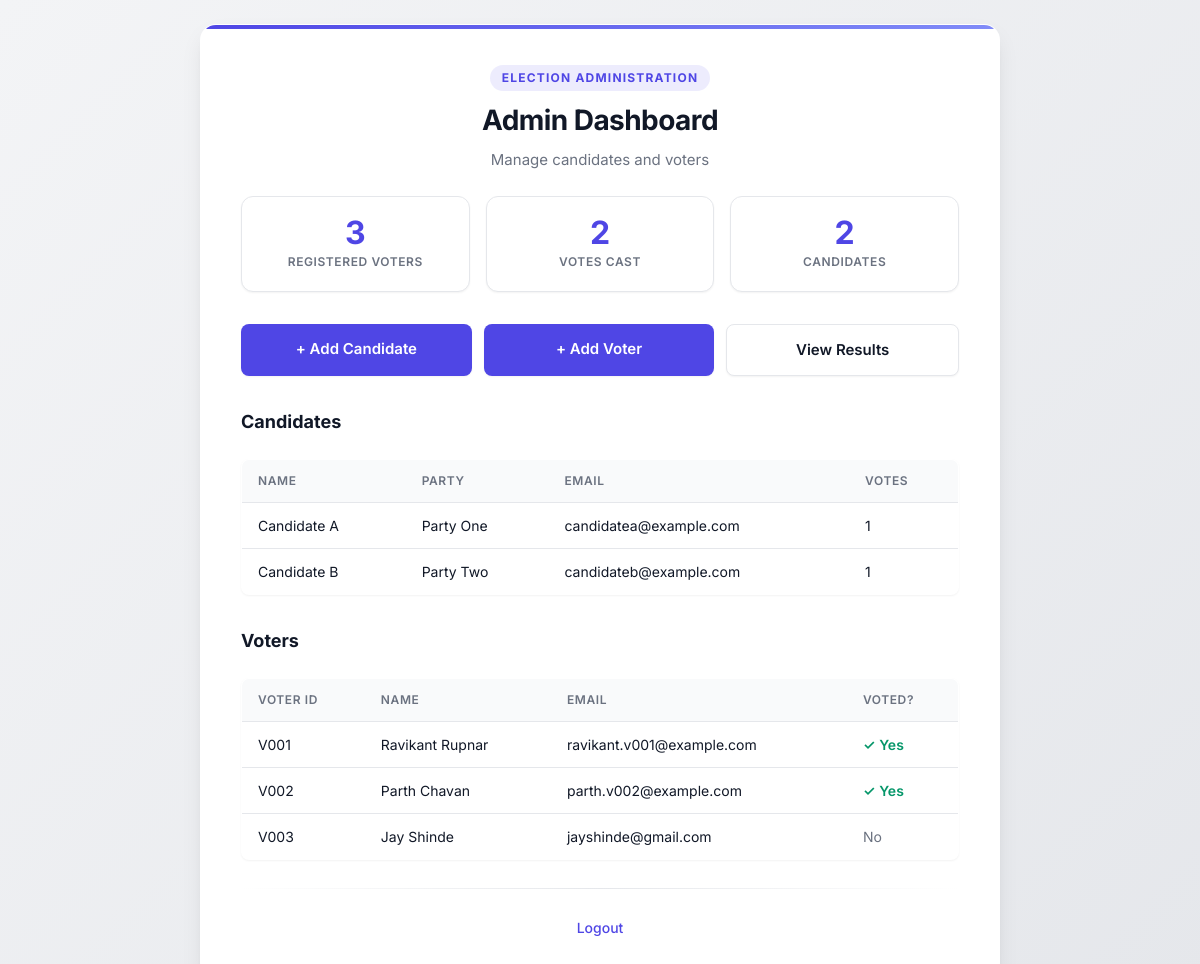
The app's page /admin/dashboard (signed in) with its own data.
### tables this page shows
CREATE TABLE candidates (
    id    INTEGER PRIMARY KEY AUTOINCREMENT,
    name  TEXT NOT NULL,
    party TEXT,
    email TEXT UNIQUE NOT NULL,
    votes INTEGER NOT NULL DEFAULT 0
);

CREATE TABLE voters (
    id        INTEGER PRIMARY KEY AUTOINCREMENT,
    voter_id  TEXT UNIQUE NOT NULL,
    name      TEXT NOT NULL,
    email     TEXT UNIQUE NOT NULL,
    password  TEXT NOT NULL,         -- stored as a hash, never plain text
    has_voted INTEGER NOT NULL DEFAULT 0
);

### app.py (the view)
@app.route('/admin/dashboard')
@admin_required
def admin_dashboard():
    conn = db()
    candidates = conn.execute("SELECT * FROM candidates ORDER BY id").fetchall()
    voters = conn.execute("SELECT * FROM voters ORDER BY id").fetchall()
    conn.close()
    return render_template('admin_dashboard.html', candidates=candidates, voters=voters)

### app.py (called while the page is built)
def db():
    conn = sqlite3.connect(DB_FILE)
    conn.row_factory = sqlite3.Row
    return conn

def admin_required(f):
    @wraps(f)
    def wrapper(*args, **kwargs):
        if session.get('role') != 'admin':
            flash("Please login as admin to access this page.")
            return redirect(url_for('admin_login'))
        return f(*args, **kwargs)
    return wrapper

### templates/admin_dashboard.html (shortened to what this page needs)
<!DOCTYPE html>
<html lang="en">
<head>
  <link rel="stylesheet" href="{{ url_for('static', filename='style.css') }}">
</head>
<body>
  <div class="container wide">
    <p class="eyebrow">Election Administration</p>
    <h1>Admin Dashboard</h1>
    <h2>Manage candidates and voters</h2>
    {% set voted_count = voters|selectattr('has_voted', 'equalto', 1)|list|length %}
    <div class="stat-row">
      <div class="stat-box">
        <div class="stat-num">{{ voters|length }}</div>
        <div class="stat-label">Registered Voters</div>
      </div>
      <div class="stat-box">
        <div class="stat-num">{{ voted_count }}</div>
        <div class="stat-label">Votes Cast</div>
      </div>
      <div class="stat-box">
        <div class="stat-num">{{ candidates|length }}</div>
        <div class="stat-label">Candidates</div>
      </div>
    </div>
    <div class="action-row">
      <a class="btn" href="{{ url_for('add_candidate') }}">+ Add Candidate</a>
      <a class="btn" href="{{ url_for('add_voter') }}">+ Add Voter</a>
      <a class="btn btn-secondary" href="{{ url_for('results') }}">View Results</a>
    </div>
    <p class="section-title">Candidates</p>
    <table class="data-table">
      <thead><tr><th>Name</th><th>Party</th><th>Email</th><th>Votes</th></tr></thead>
      <tbody>
        {% for c in candidates %}
          <tr>
            <td>{{ c['name'] }}</td>
            <td>{{ c['party'] }}</td>
            <td>{{ c['email'] }}</td>
            <td>{{ c['votes'] }}</td>
          </tr>
        {% else %}
          <tr><td colspan="4" class="empty-note">No candidates added yet.</td></tr>
        {% endfor %}
      </tbody>
    </table>
    <p class="section-title">Voters</p>
    <table class="data-table">
      <thead><tr><th>Voter ID</th><th>Name</th><th>Email</th><th>Voted?</th></tr></thead>
      <tbody>
        {% for v in voters %}
          <tr>
            <td>{{ v['voter_id'] }}</td>
            <td>{{ v['name'] }}</td>
            <td>{{ v['email'] }}</td>
            <td>
              {% if v['has_voted'] == 1 %}
                <span class="voted-yes">Yes</span>
              {% else %}
                <span class="voted-no">No</span>
              {% endif %}
            </td>
          </tr>
        {% else %}
          <tr><td colspan="4" class="empty-note">No voters added yet.</td></tr>
        {% endfor %}
      </tbody>
    </table>
    <hr class="tear-line">
    <p class="center-link"><a href="{{ url_for('logout') }}">Logout</a></p>
  </div>
</body>
</html>

### static/style.css (style rules this page uses)
:root { --color-bg: #f3f4f6; --color-card: #ffffff; --color-ink: #111827; --color-ink-soft: #6b7280; --color-accent: #4f46e5; --color-accent-dark: #4338ca; --color-success: #059669; --color-success-bg: #d1fae5; --color-error: #dc2626; --color-error-bg: #fee2e2; --color-line: #e5e7eb; --font-display: 'Inter', -apple-system, BlinkMacSystemFont, "Segoe UI", Roboto, sans-serif; --font-body: 'Inter', -apple-system, BlinkMacSystemFont, "Segoe UI", Roboto, sans-serif; --shadow-sm: 0 1px 2px 0 rgba(0, 0, 0, 0.05); --shadow-md: 0 4px 6px -1px rgba(0, 0, 0, 0.1), 0 2px 4px -1px rgba(0, 0, 0, 0.06); --shadow-lg: 0 10px 25px -5px rgba(0, 0, 0, 0.1), 0 8px 10px -6px rgba(0, 0, 0, 0.1); --shadow-focus: 0 0 0 4px rgba(79, 70, 229, 0.2); }
* { box-sizing: border-box; margin: 0; padding: 0; }
body { min-height: 100vh; font-family: var(--font-body); color: var(--color-ink); background-color: var(--color-bg); background-image: linear-gradient(135deg, #f3f4f6 0%, #e5e7eb 100%); display: flex; align-items: center; justify-content: center; padding: 24px; line-height: 1.5; }
.container { width: 100%; max-width: 480px; background: var(--color-card); border: 1px solid rgba(255, 255, 255, 0.5); border-radius: 16px; box-shadow: var(--shadow-lg); padding: 40px; position: relative; overflow: hidden; }
.container::before { content: ""; position: absolute; top: 0; left: 0; width: 100%; height: 4px; background: linear-gradient(90deg, var(--color-accent), #818cf8); }
.container.wide { max-width: 800px; }
.eyebrow { font-size: 12px; letter-spacing: 0.1em; text-transform: uppercase; color: var(--color-accent); text-align: center; margin: 0 0 8px; font-weight: 700; background: rgba(79, 70, 229, 0.1); display: inline-block; padding: 4px 12px; border-radius: 20px; width: fit-content; margin-left: auto; margin-right: auto; display: block; }
h1 { font-family: var(--font-display); font-size: 28px; font-weight: 700; text-align: center; letter-spacing: -0.02em; margin: 0 0 8px; }
h2 { font-size: 15px; font-weight: 400; text-align: center; color: var(--color-ink-soft); margin: 0 0 24px; }
.tear-line { border: none; height: 1px; background: linear-gradient(90deg, transparent, var(--color-line), transparent); margin: 28px 0; }
button, .btn { font-family: var(--font-body); font-size: 15px; font-weight: 600; padding: 14px 20px; border: none; border-radius: 8px; background: var(--color-accent); color: #fff; cursor: pointer; margin-top: 8px; text-align: center; text-decoration: none; display: inline-block; transition: all 0.2s ease; box-shadow: var(--shadow-sm); }
.btn-secondary { background: #ffffff; color: var(--color-ink); border: 1px solid var(--color-line); box-shadow: var(--shadow-sm); }
table.data-table { width: 100%; border-collapse: collapse; margin-top: 24px; background: #ffffff; border-radius: 8px; overflow: hidden; box-shadow: var(--shadow-sm); border: 1px solid var(--color-line); }
table.data-table th, table.data-table td { text-align: left; padding: 12px 16px; border-bottom: 1px solid var(--color-line); font-size: 14px; }
table.data-table th { font-size: 12px; font-weight: 600; text-transform: uppercase; letter-spacing: 0.05em; color: var(--color-ink-soft); background: #f9fafb; }
table.data-table tr:last-child td { border-bottom: none; }
.voted-yes { color: var(--color-success); font-weight: 600; display: inline-flex; align-items: center; gap: 4px; }
.voted-yes::before { content: "✓"; }
.voted-no { color: var(--color-ink-soft); }
.center-link { text-align: center; margin-top: 24px; font-size: 14px; }
.center-link a { color: var(--color-accent); text-decoration: none; font-weight: 500; transition: color 0.2s; }
.stat-row { display: flex; gap: 16px; margin-bottom: 24px; flex-wrap: wrap; }
.stat-box { flex: 1; min-width: 140px; border: 1px solid var(--color-line); border-radius: 12px; padding: 20px; text-align: center; background: #ffffff; box-shadow: var(--shadow-sm); transition: transform 0.2s ease; }
.stat-box .stat-num { font-family: var(--font-display); font-size: 32px; font-weight: 700; color: var(--color-accent); margin-bottom: 4px; line-height: 1; }
.stat-box .stat-label { font-size: 12px; font-weight: 600; color: var(--color-ink-soft); text-transform: uppercase; letter-spacing: 0.05em; }
.action-row { display: flex; gap: 12px; flex-wrap: wrap; margin-bottom: 28px; }
.action-row .btn { flex: 1; min-width: 160px; text-align: center; }
.section-title { font-size: 18px; font-weight: 700; margin: 32px 0 16px; color: var(--color-ink); }

### records on screen
candidates: name "Candidate A", party "Party One", email "candidatea@example.com", votes "1"
candidates: name "Candidate B", party "Party Two", email "candidateb@example.com", votes "1"
voters: voter_id "V001", name "Ravikant Rupnar", email "ravikant.v001@example.com", has_voted "Yes"
voters: voter_id "V002", name "Parth Chavan", email "parth.v002@example.com", has_voted "Yes"
voters: voter_id "V003", name "Jay Shinde", email "jayshinde@gmail.com", has_voted "No"

### other values on screen
{{ voters|length }} "3"
{{ voted_count }} "2"
{{ candidates|length }} "2"
